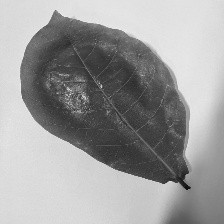
#> input picture Pattern_Recognition/Resized_Data/Almond/img_1.jpg, 224 x 224 px, found by its file name; its folder holds only this picture in this run
$ jupyter execute --allow-errors Feature_Extraction_Prototype.ipynb
#> lines starting #> are read from the running program, lines starting #| are printed output that depends on the picture
#> further down, gray is the input picture: shape (224, 224); min 14, max 237, mean 157.3
[cell 1]
import os
import cv2
import numpy as np
import matplotlib.pyplot as plt

[cell 2]
Dataset = "C:/Users/Abhishek/Downloads/Data"

#> (a cell that did not finish here is left out)

#> (a cell that did not finish here is left out)

### Let's do image resize (First)

[cell 5]
IMG_SIZE = (224, 224)

# Dictionary to store the images and labels of the dataset
resized_images ={}

# Saving image in current working directory
save_dir = os.path.join(os.getcwd(), "Resized_Data")
os.makedirs(save_dir, exist_ok=True)

#> (a cell that did not finish here is left out)

#> (a cell that did not finish here is left out)

Read resized grayscale image

Gaussian Blur (reduce shadow noise)

Otsu Thresholding (separate leaf+paper vs background)

Morphological cleaning (open/close)

Resave cleaned images

[cell 8]
import pandas as pd

def compute_glcm(img, dx, dy, levels=16):
    """Compute Gray-Level Co-occurrence Matrix (GLCM) for a given offset."""
#> called with dx = 1, dy = 0, levels = 16
    h, w = img.shape
#> h = 224; w = 224
    glcm = np.zeros((levels, levels), dtype=np.float64)

    # Quantize image to given gray levels
    img = img // (256 // levels)
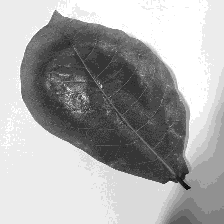
#> img: shape (224, 224); min 0, max 14, mean 9.37; drawn with min black and max white

    for i in range(h):
        for j in range(w):
            ni = i + dy
            nj = j + dx
            if 0 <= ni < h and 0 <= nj < w:  # valid neighbor
                row = img[i, j]
                col = img[ni, nj]
                glcm[row, col] += 1

    if glcm.sum() > 0:
        glcm /= glcm.sum()
    return glcm


def haralick_features(gray, levels=16):
    """Compute 14 Haralick features from a grayscale image."""
    # Compute GLCM in four directions
    glcms = [
        compute_glcm(gray, 1, 0, levels),    # 0°
        compute_glcm(gray, 0, 1, levels),    # 90°
        compute_glcm(gray, 1, 1, levels),    # 45°
        compute_glcm(gray, -1, 1, levels)    # 135°
    ]

    # Average GLCM across directions
    glcm = np.mean(glcms, axis=0)

    i, j = np.indices(glcm.shape)
    mean_i = np.sum(i * glcm)
#> mean_i = 9.36
    mean_j = np.sum(j * glcm)
#> mean_j = 9.34
    std_i = np.sqrt(np.sum(((i - mean_i) ** 2) * glcm))
#> std_i = 4.2
    std_j = np.sqrt(np.sum(((j - mean_j) ** 2) * glcm))
#> std_j = 4.2

    # Haralick features
    features = []
    # 1. Angular Second Moment (Energy)
    features.append(np.sum(glcm ** 2))
    # 2. Contrast
    features.append(np.sum((np.abs(i - j) ** 2) * glcm))
    # 3. Correlation
    features.append(np.sum(((i - mean_i) * (j - mean_j) * glcm) / (std_i * std_j + 1e-10)))
    # 4. Sum of Squares: Variance
    features.append(np.sum(((i - mean_i) ** 2) * glcm))
    # 5. Inverse Difference Moment (Homogeneity)
    features.append(np.sum(glcm / (1 + (i - j) ** 2)))
    # 6. Sum Average
    px_plus_y = [np.sum(glcm[i + j == k]) for k in range(2 * levels)]
#> px_plus_y = 32 values, max 0.283 at index 26, min 0 at index 0, mean 0.0312
    features.append(np.sum([k * px_plus_y[k] for k in range(len(px_plus_y))]))
    # 7. Sum Variance
    mean_sum = features[-1]
#> mean_sum = 18.7
    features.append(np.sum([((k - mean_sum) ** 2) * px_plus_y[k] for k in range(len(px_plus_y))]))
    # 8. Sum Entropy
    features.append(-np.sum([p * np.log2(p + 1e-10) for p in px_plus_y]))
    # 9. Entropy
    features.append(-np.sum(glcm * np.log2(glcm + 1e-10)))
    # 10. Difference Variance
    px_minus_y = [np.sum(glcm[np.abs(i - j) == k]) for k in range(levels)]
#> px_minus_y = [0.766, 0.19, 0.0245, 0.00848, 0.00398, 0.0023, 0.00187, 0.00171, 0.000723, 0.000156, 3.51e-05, 1e-05, 0, 0, 0, 0]
    mean_diff = np.sum([k * px_minus_y[k] for k in range(len(px_minus_y))])
#> mean_diff = 0.323
    features.append(np.sum([((k - mean_diff) ** 2) * px_minus_y[k] for k in range(len(px_minus_y))]))
    # 11. Difference Entropy
    features.append(-np.sum([p * np.log2(p + 1e-10) for p in px_minus_y]))
    # 12. Info Measure of Correlation 1
    HX = -np.sum(np.sum(glcm, axis=1) * np.log2(np.sum(glcm, axis=1) + 1e-10))
#> HX = 3.08
    HY = -np.sum(np.sum(glcm, axis=0) * np.log2(np.sum(glcm, axis=0) + 1e-10))
#> HY = 3.09
    HXY = features[8]  # entropy
#> HXY = 4.15
    HXY1 = -np.sum(glcm * np.log2(np.outer(np.sum(glcm, axis=1), np.sum(glcm, axis=0)) + 1e-10))
#> HXY1 = 6.17
    features.append((HXY - HXY1) / max(HX, HY))
    # 13. Info Measure of Correlation 2
    features.append(np.sqrt(1 - np.exp(-2.0 * (HXY1 - HXY))))
    # 14. Max Correlation Coefficient (approx: largest eigenvalue of glcm*glcm)
    eigvals = np.linalg.eigvals(glcm @ glcm)
#> eigvals = [0.0807, 0.0159, 0.0115, 0.00372, 0.00241, 0.00151, 0.00056, 0.000471, 0.000366, 0.00021, 0.000127, 7.3e-05, 2.91e-11, 7.04e-08, 7.49e-07, 0]
    features.append(np.max(np.real(eigvals)))

    return features


Dataset = "resized_data"
output_csv = "haralick_features.csv"

records = []
for subfolder in os.listdir(Dataset):
    subfolder_path = os.path.join(Dataset, subfolder)

    if not os.path.isdir(subfolder_path):
        continue

    for image_name in os.listdir(subfolder_path):
        image_path = os.path.join(subfolder_path, image_name)
        gray = cv2.imread(image_path, cv2.IMREAD_GRAYSCALE)

        if gray is None:
            continue

        features = haralick_features(gray)
#> features = [0.118, 0.7, 0.98, 17.65, 0.867, 18.7, 69.83, 3.68, 4.15, 0.596, 1.03, -0.655, 0.991, 0.0807]
        record = [f"{subfolder}/{image_name}"] + features
#> record = ['Almond/img_1.jpg', 0.118, 0.7, 0.98, 17.65, 0.867, 18.7, 69.83, 3.68, 4.15, 0.596, 1.03, -0.655, 0.991, 0.0807]
        records.append(record)
#> pass 2 of the loop `for subfolder in os.listdir(Dataset):`:
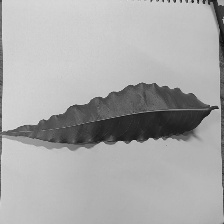
#> input picture Pattern_Recognition/Resized_Data/Ashoka/img1.jpeg, 224 x 224 px, found by its file name
#> gray is the input picture: shape (224, 224); min 12, max 223, mean 169.8
#> in compute_glcm (call 5), `img = img // (256 // levels)`:
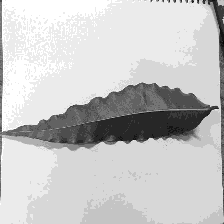
#> img: shape (224, 224); min 0, max 13, mean 10.19; drawn with min black and max white
#> features = [0.203, 0.773, 0.959, 9.34, 0.912, 20.41, 36.53, 3.04, 3.34, 0.712, 0.802, -0.695, 0.986, 0.102]
#> record = ['Ashoka/img1.jpeg', 0.203, 0.773, 0.959, 9.34, 0.912, 20.41, 36.53, 3.04, 3.34, 0.712, 0.802, -0.695, 0.986, 0.102]

# Create DataFrame
columns = ["Image"] + [f"Feature_{i+1}" for i in range(14)]
df = pd.DataFrame(records, columns=columns)
#> df = table of 2 rows and 15 columns

# Save to CSV
df.to_csv(output_csv, index=False)
print(f"Features extracted and saved to {output_csv}")
